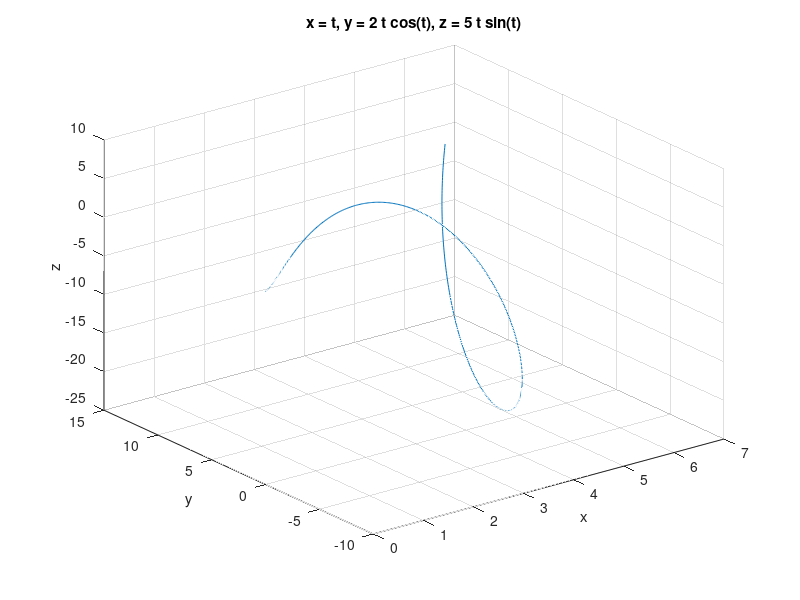

Write MATLAB code to recreate this figure. (Note: this script raises an error after producing the figure.)
clear;
clc;
close all;
%Topic_1
f=figure;
set(f,'Color',[1 0 0],'WindowButtonDownFcn','disp(''Left Button Pressed'')');
pause;
close 1;
%Topic_2
x=2:0.1:5;
for i=1:4
    switch i
        case 1
            y=1/2*log(x+sqrt(1+x.^2));
        case 2
            y=5*x.^3/2;
        case 3
            y=(1+x.^2)./(1+x.^4);
        case 4
            y=x.^2.*exp(2*x);
    end
    line=plot(x,y);
    set(line,'Color',[0.5 0 0.5],'LineStyle',':','LineWidth',5);
    text(4.2,y(22),'\leftarrow this is a mark');
    pause;
end
close 1;
%Topic_3
ezplot3('t','2*t*cos(t)','5*t*sin(t)');
pause;
ezsurf('2*cos(theta)','2*sin(theta)','t');
pause;
ezsurf('10*exp(-0.01*x)*sin(2000*pi*t-0.2*x+pi)');
pause;
ezsurf('y^3');
pause;
close 1;
%Topic_4
x=-pi:0.1:pi;
y1=sin(x);
y2=cos(x);
y3=tan(x);
y4=atan(x);
axe1=axes;
set(axe1,'posi',[0.1 0.6 0.2 0.3]);
plot(x,y1);
title('sin(x)');
axe2=axes;
set(axe2,'posi',[0.1 0.1 0.3 0.4]);
plot(x,y2);
title('cos(x)');
axe3=axes;
set(axe3,'posi',[0.45 0.7 0.4 0.2]);
plot(x,y3);
title('tan(x)');
axe4=axes;
set(axe4,'posi',[0.55 0.1 0.4 0.5]);
plot(x,y4);
title('arctan(x)');
pause;
close 1;
%Topic_5
t=linspace(0,pi*2,6);
f=patch(sin(t),cos(t),cos(t));
axis equal;
pause;
close 1;
%Topic_6
re=rectangle('posi',[1 1 3 3],'Curvature',1);
hold on;
re=rectangle('posi',[4 1 3 3],'Curvature',1);
axis equal;